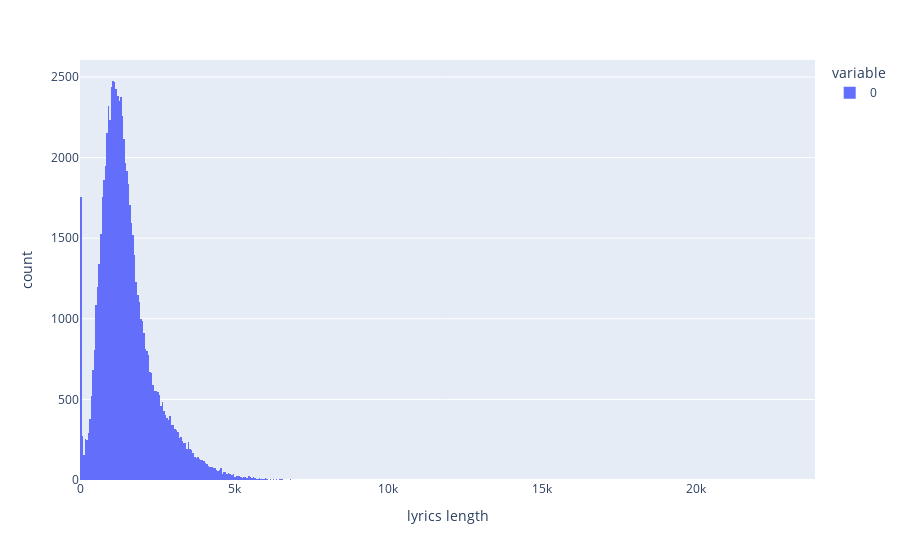

Notebook cell for this chart:
### Markdown cell above
Before we start analyzing the lyrics, we might need to remove outliers. Outliers for our purpose are songs with lyrics too short (which probably indicate that they were not properly scraped or that they are purely instrumental), or too long (which might cause biased analysis).

### Code cell
import plotly.express as px
import pandas as pd

all_lyrics_series = pd.Series(all_lyrics)

fig = px.histogram([len(x) for x in all_lyrics_series.values], labels={'value':'lyrics length'})
fig.show()

### Figure 1 — Plotly figure (JSON) as saved in the notebook; plotly's stock layout.template omitted (floating-point values rounded to 4 significant figures; data arrays with more than 128 entries replaced by an {"elided": "..."} marker saying what was removed)
{"data": [{"alignmentgroup": "True", "bingroup": "x", "hovertemplate": "variable=0<br>lyrics length=%{x}<br>count=%{y}<extra></extra>", "legendgroup": "0", "marker": {"color": "#636efa", "pattern": {"shape": ""}}, "name": "0", "offsetgroup": "0", "orientation": "v", "showlegend": true, "type": "histogram", "x": {"elided": "78130 int values"}, "xaxis": "x", "yaxis": "y"}], "layout": {"barmode": "relative", "legend": {"title": {"text": "variable"}, "tracegroupgap": 0}, "margin": {"t": 60}, "xaxis": {"anchor": "y", "domain": [0, 1], "title": {"text": "lyrics length"}}, "yaxis": {"anchor": "x", "domain": [0, 1], "title": {"text": "count"}}}}
